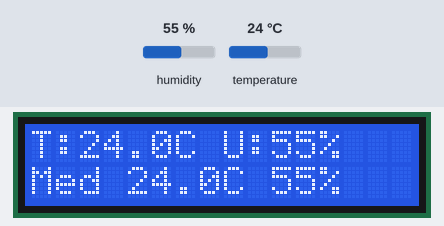
Bench run of a sketch on a simulated ESP32. On the bench: 16×2 character LCD. The inputs (shaded band) are chosen by the test bench; at power-on: temperature 24 °C, humidity 55 %. WiFi joins after 1.5 s; servers stay silent unless stated; web services answer with replies made up by the test bench; what the sketch prints to the serial monitor is not drawn.

Above: at 5.6 s.
5.7 s: temperature set to 41 °C
At 10.6 s:
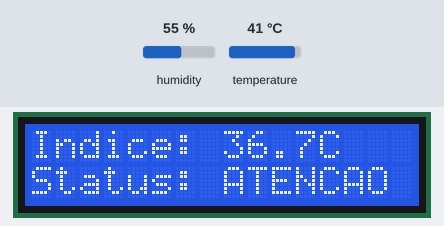
16.5 s: temperature set to 12 °C
At 20.6 s:
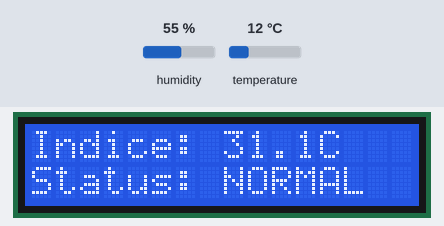
26.5 s: humidity set to 22 %
At 30.6 s:
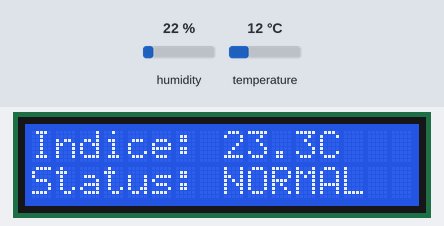
36.5 s: humidity set to 40 %
At 40.6 s:
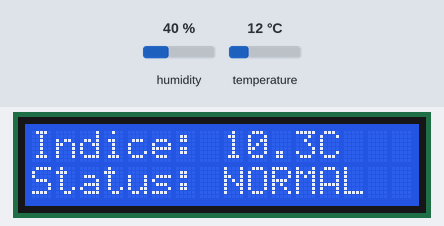
Timing chart, 0 to 42.1 s (numbered marks = the images above; inputs shaded):
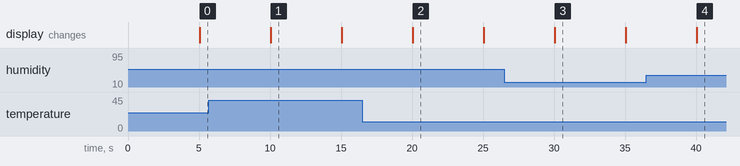

The sketch:

sketch__2_.ino
```cpp
/*
 * ECCS - Sprint 3 - Edge Computing & Computer Systems
 * Monitoramento de condições ambientais de treinamento
 * Pelé Academia (Resende) - campos abertos
 *
 * Hardware:
 *   - ESP32
 *   - Sensor DHT22 (temperatura + umidade)
 *   - Display LCD 16x2 (I2C)
 *
 * Edge (no ESP32):
 *   - Aquisição periódica de temperatura e umidade
 *   - Cálculo de média móvel das últimas N leituras
 *   - Cálculo do Índice de Calor (Heat Index - modelo NWS/Rothfusz)
 *   - Classificação do risco térmico (Normal / Atenção / Perigo / Perigo Extremo)
 *   - Exibição imediata no display LCD
 *
 * Cloud (ThingSpeak):
 *   - Armazenamento histórico
 *   - Visualização gráfica remota
 *   - Acompanhamento público do canal
 */

#include <WiFi.h>
#include <HTTPClient.h>
#include <DHT.h>
#include <Wire.h>
#include <LiquidCrystal_I2C.h>

// ---------------------- CONFIGURAÇÕES DE HARDWARE ----------------------

#define DHTPIN 15
#define DHTTYPE DHT22
DHT dht(DHTPIN, DHTTYPE);

#define LCD_ADDRESS 0x27
#define LCD_COLS 16
#define LCD_ROWS 2
LiquidCrystal_I2C lcd(LCD_ADDRESS, LCD_COLS, LCD_ROWS);

// ---------------------- CONFIGURAÇÕES DE REDE ----------------------

const char* WIFI_SSID = "Wokwi-GUEST";
const char* WIFI_PASSWORD = "";

// ThingSpeak
const char* TS_API_KEY = "SUA_WRITE_API_KEY_AQUI";
const char* TS_SERVER = "http://api.thingspeak.com/update";

// ---------------------- PARÂMETROS DE PROCESSAMENTO LOCAL (EDGE) ----------------------

const int JANELA_MEDIA = 5;          // quantidade de leituras usadas na média móvel
float bufferTemp[JANELA_MEDIA];
float bufferUmid[JANELA_MEDIA];
int indiceBuffer = 0;
int leiturasValidas = 0;

const unsigned long INTERVALO_LEITURA_MS = 5000;   // leitura local a cada 5s
const unsigned long INTERVALO_ENVIO_MS   = 16000;   // envio ao ThingSpeak a cada 16s (limite free ~15s)

unsigned long ultimaLeitura = 0;
unsigned long ultimoEnvio = 0;

// Faixas de classificação de risco térmico (Heat Index, °C)
// Baseado no modelo do National Weather Service, adaptado para contexto
// de atividade física intensa ao ar livre (treino esportivo em campo aberto).
enum NivelRisco { NORMAL, ATENCAO, PERIGO, PERIGO_EXTREMO };

// ---------------------- SETUP ----------------------

void setup() {
  Serial.begin(115200);
  dht.begin();

  lcd.init();
  lcd.backlight();
  lcd.setCursor(0, 0);
  lcd.print("Pele Academia");
  lcd.setCursor(0, 1);
  lcd.print("Iniciando...");

  conectarWiFi();
}

// ---------------------- LOOP PRINCIPAL ----------------------

void loop() {
  unsigned long agora = millis();

  // --- Aquisição + processamento local (edge), a cada INTERVALO_LEITURA_MS ---
  if (agora - ultimaLeitura >= INTERVALO_LEITURA_MS) {
    ultimaLeitura = agora;

    float temp = dht.readTemperature();
    float umid = dht.readHumidity();

    if (isnan(temp) || isnan(umid)) {
      Serial.println("Falha na leitura do DHT22");
      exibirErroSensor();
      return;
    }

    // Atualiza buffer circular (processamento local - média móvel)
    bufferTemp[indiceBuffer] = temp;
    bufferUmid[indiceBuffer] = umid;
    indiceBuffer = (indiceBuffer + 1) % JANELA_MEDIA;
    if (leiturasValidas < JANELA_MEDIA) leiturasValidas++;

    float mediaTemp = calcularMedia(bufferTemp, leiturasValidas);
    float mediaUmid = calcularMedia(bufferUmid, leiturasValidas);

    // Processamento local - índice de calor e classificação de risco
    float heatIndex = calcularHeatIndex(mediaTemp, mediaUmid);
    NivelRisco risco = classificarRisco(heatIndex);

    // Apresentação imediata na borda (IHM local)
    exibirLCD(temp, umid, mediaTemp, mediaUmid, heatIndex, risco);

    Serial.printf(
      "Temp: %.1fC | Umid: %.1f%% | MediaTemp: %.1fC | MediaUmid: %.1f%% | HeatIndex: %.1fC | Risco: %s\n",
      temp, umid, mediaTemp, mediaUmid, heatIndex, nomeRisco(risco)
    );

    // --- Envio para nuvem (ThingSpeak), respeitando intervalo próprio ---
    if (agora - ultimoEnvio >= INTERVALO_ENVIO_MS) {
      ultimoEnvio = agora;
      enviarThingSpeak(mediaTemp, mediaUmid, heatIndex, risco);
    }
  }
}

// ---------------------- FUNÇÕES DE PROCESSAMENTO LOCAL (EDGE) ----------------------

float calcularMedia(float* buffer, int n) {
  float soma = 0;
  for (int i = 0; i < n; i++) soma += buffer[i];
  return soma / n;
}

// Índice de calor (Heat Index) - fórmula de Rothfusz (NWS), entrada em Fahrenheit
float calcularHeatIndex(float tempC, float umidPct) {
  float T = tempC * 9.0 / 5.0 + 32.0; // Celsius -> Fahrenheit
  float R = umidPct;

  float HI = -42.379 + 2.04901523 * T + 10.14333127 * R
             - 0.22475541 * T * R - 0.00683783 * T * T
             - 0.05481717 * R * R + 0.00122874 * T * T * R
             + 0.00085282 * T * R * R - 0.00000199 * T * T * R * R;

  // Para condições de temperatura mais amenas, aproximação simplificada
  // (evita valores irreais em cenários fora da faixa de validade da fórmula completa)
  if (T < 80) {
    HI = 0.5 * (T + 61.0 + (T - 68.0) * 1.2 + R * 0.094);
  }

  return (HI - 32.0) * 5.0 / 9.0; // Fahrenheit -> Celsius
}

NivelRisco classificarRisco(float heatIndexC) {
  if (heatIndexC < 32.0) return NORMAL;
  if (heatIndexC < 41.0) return ATENCAO;
  if (heatIndexC < 54.0) return PERIGO;
  return PERIGO_EXTREMO;
}

const char* nomeRisco(NivelRisco r) {
  switch (r) {
    case NORMAL: return "NORMAL";
    case ATENCAO: return "ATENCAO";
    case PERIGO: return "PERIGO";
    case PERIGO_EXTREMO: return "PERIGO EXTREMO";
  }
  return "?";
}

// ---------------------- IHM LOCAL (LCD) ----------------------

// LCD 16x2 tem pouco espaço: alterna entre duas "telas" a cada leitura.
bool telaAlternada = false;

void exibirLCD(float temp, float umid, float mediaTemp, float mediaUmid,
               float heatIndex, NivelRisco risco) {
  lcd.clear();

  if (!telaAlternada) {
    // Tela 1: leitura atual + média
    lcd.setCursor(0, 0);
    lcd.print("T:");
    lcd.print(temp, 1);
    lcd.print("C U:");
    lcd.print(umid, 0);
    lcd.print("%");

    lcd.setCursor(0, 1);
    lcd.print("Med ");
    lcd.print(mediaTemp, 1);
    lcd.print("C ");
    lcd.print(mediaUmid, 0);
    lcd.print("%");
  } else {
    // Tela 2: índice de calor + status de risco
    lcd.setCursor(0, 0);
    lcd.print("Indice: ");
    lcd.print(heatIndex, 1);
    lcd.print("C");

    lcd.setCursor(0, 1);
    lcd.print("Status: ");
    lcd.print(nomeRisco(risco));
  }
  telaAlternada = !telaAlternada;
}

void exibirErroSensor() {
  lcd.clear();
  lcd.setCursor(0, 0);
  lcd.print("Erro sensor");
  lcd.setCursor(0, 1);
  lcd.print("DHT22");
}

// ---------------------- CONECTIVIDADE E ENVIO À NUVEM ----------------------

void conectarWiFi() {
  WiFi.begin(WIFI_SSID, WIFI_PASSWORD);
  Serial.print("Conectando ao WiFi");
  int tentativas = 0;
  while (WiFi.status() != WL_CONNECTED && tentativas < 30) {
    delay(500);
    Serial.print(".");
    tentativas++;
  }
  if (WiFi.status() == WL_CONNECTED) {
    Serial.println("\nWiFi conectado. IP: " + WiFi.localIP().toString());
  } else {
    Serial.println("\nFalha ao conectar ao WiFi");
  }
}

void enviarThingSpeak(float mediaTemp, float mediaUmid, float heatIndex, NivelRisco risco) {
  if (WiFi.status() != WL_CONNECTED) {
    Serial.println("WiFi desconectado - tentando reconectar...");
    conectarWiFi();
    return;
  }

  HTTPClient http;
  String url = String(TS_SERVER) + "?api_key=" + TS_API_KEY +
               "&field1=" + String(mediaTemp, 1) +
               "&field2=" + String(mediaUmid, 1) +
               "&field3=" + String(heatIndex, 1) +
               "&field4=" + String((int)risco);

  http.begin(url);
  int httpCode = http.GET();

  if (httpCode > 0) {
    Serial.printf("ThingSpeak atualizado. Codigo: %d\n", httpCode);
  } else {
    Serial.printf("Erro ao enviar para ThingSpeak: %s\n", http.errorToString(httpCode).c_str());
  }
  http.end();
}
```

Measured:
- after the input at 5.7 s, the display: changes after 4.3 s (image 1)
- after the input at 16.5 s, the display: changes after 3.5 s (image 2)
- what the display in image 1 shows lasts 5.0 s, from 10.0 s to 15.0 s
